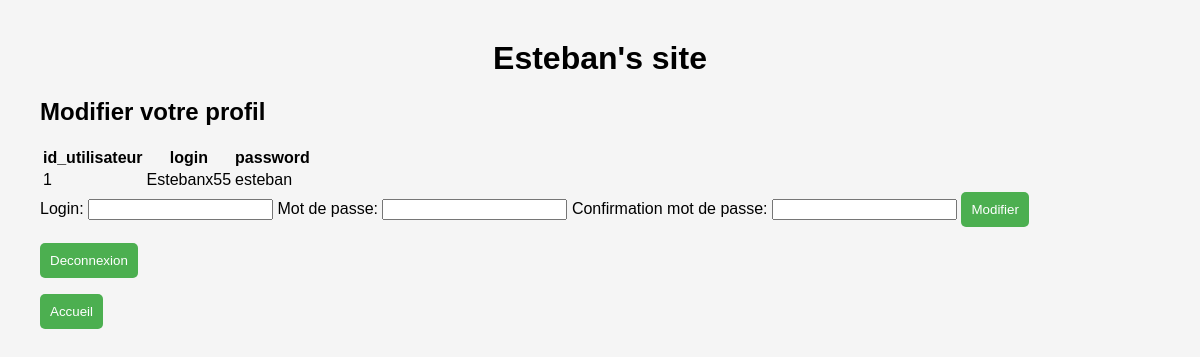
Screenshot of /profil.php (signed in) with the database file from the repository.
### tables this page shows
CREATE TABLE `utilisateursOr` (
  `id_utilisateur` int(11) NOT NULL,
  `login` varchar(255) NOT NULL,
  `password` varchar(255) NOT NULL
);

### profil.php (the view, shortened to what this page needs)
<?php
include('header.php');
?>
<!DOCTYPE html>
<html lang="en">
<head>
    <link rel="stylesheet" href="style.css">
</head>
<body>
    <?php
    echo '<h2>Modifier votre profil</h2>';
    $connexion = mysqli_connect('localhost', 'root');
    mysqli_select_db($connexion, 'livreor');
    $loginCookieValue = isset($_SESSION['login']) ? $_SESSION['login'] : null;
    if (isset($_SESSION["login"])) {
        $command = "SELECT * FROM utilisateursOr WHERE login = '$loginCookieValue'";
        $result = mysqli_query($connexion, $command);
        echo "<table>";
        echo "<tr>";
        while ($fieldInfo = mysqli_fetch_field($result)) {
            echo "<th>" . $fieldInfo->name . "</th>";
        }
        echo "</tr>";
        while ($row = mysqli_fetch_assoc($result)) {
            echo "<tr>";
            foreach ($row as $value) {
                echo "<td>" . $value . "</td>";
            }
            echo "</tr>";
        }
        echo "</table>";
    }
    ?>
    <form method="post" action="">
        <label for="last-name">Login:</label>
        <input type="text" id="login" name="login">
        <label for="password-register">Mot de passe:</label>
        <input type="password" id="password" name="password">
        <label for="confirmpassword-register">Confirmation mot de passe:</label>
        <input type="password" id="confirmpassword" name="confirmpassword">
        <button class="ad" type="submit" name="submit">Modifier</button>
    </form>
    <form method="post">
        <input class="deco" type="submit" name="deco" value="Deconnexion">
    </form>
    <a href="index.php"><button>Accueil</button></a>
</body>
</html>

### style.css (style rules this page uses)
body { font-family: Arial, sans-serif; margin: 20px; padding: 20px; background-color: #f5f5f5; }
button { padding: 10px; background-color: #4CAF50; color: white; border: none; border-radius: 5px; cursor: pointer; }
.deco { padding: 10px; background-color: #4CAF50; color: white; border: none; border-radius: 5px; cursor: pointer; }

### rows the page displays
utilisateursor: id_utilisateur "1", login "Estebanx55", password "esteban"

### other values shown
$fieldInfo->name "id_utilisateur"
$fieldInfo->name "login"
$fieldInfo->name "password"
